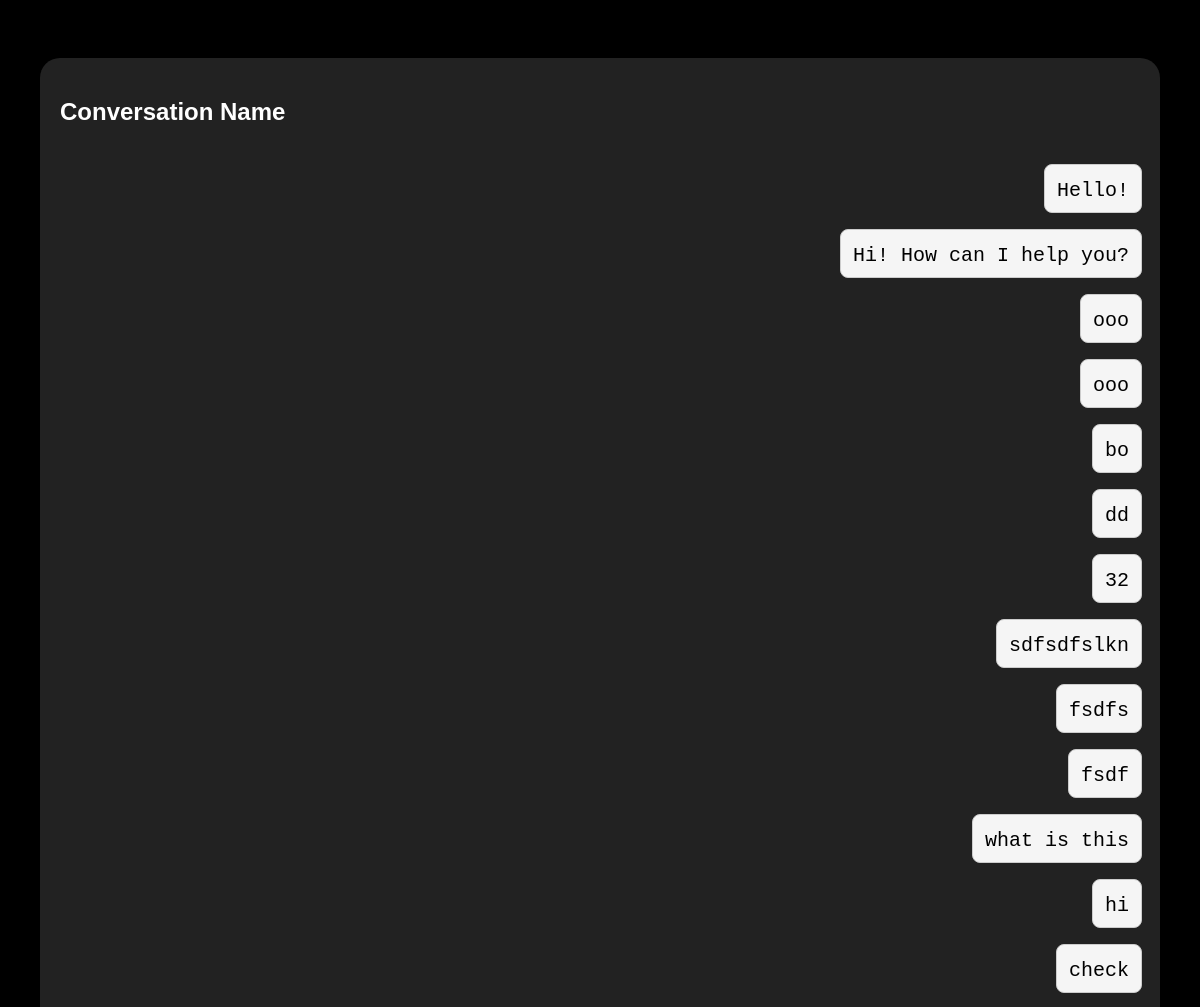
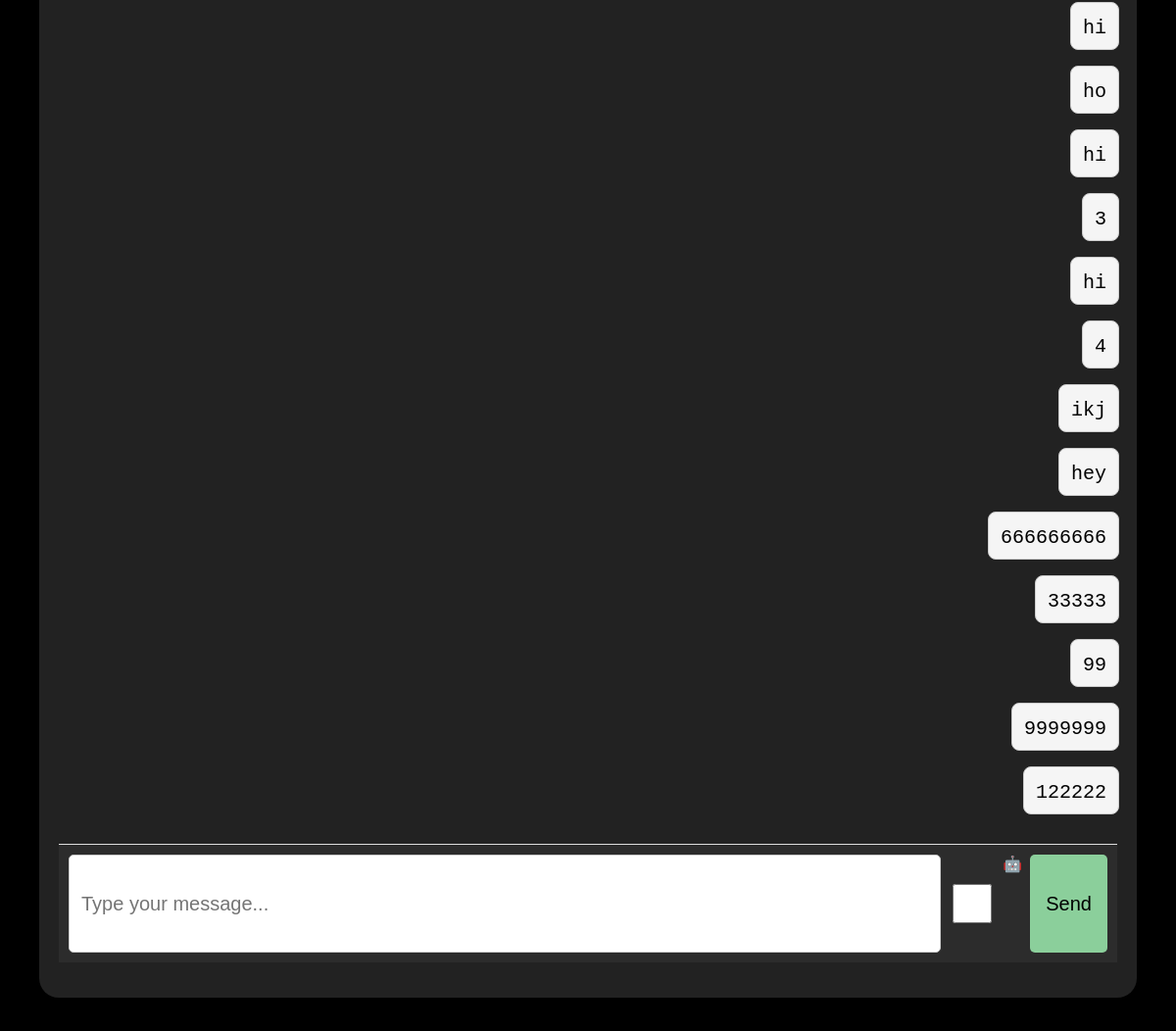
The page /chat/1/ (signed in) on the database as committed earlier (2 pictures, top to bottom).
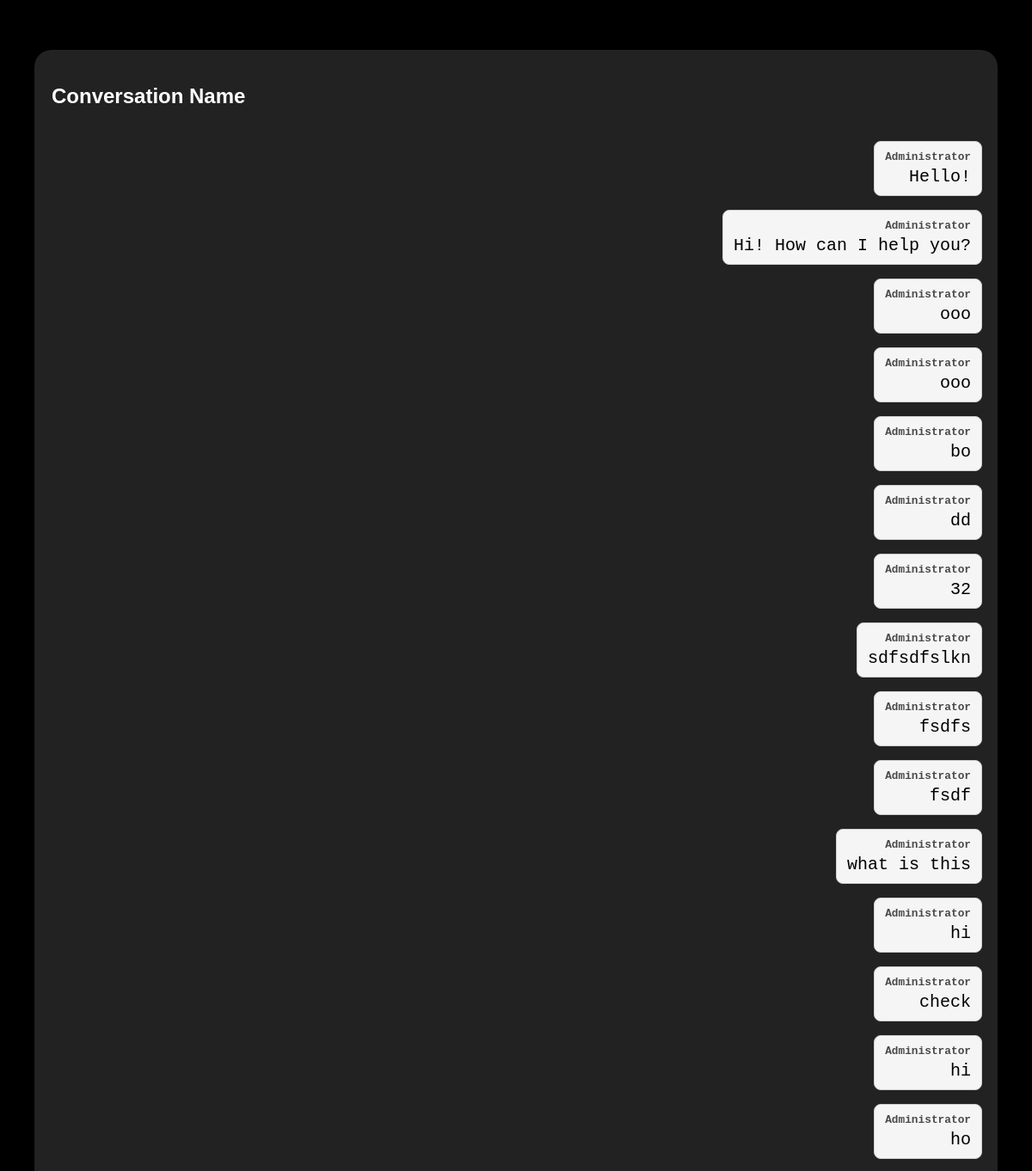
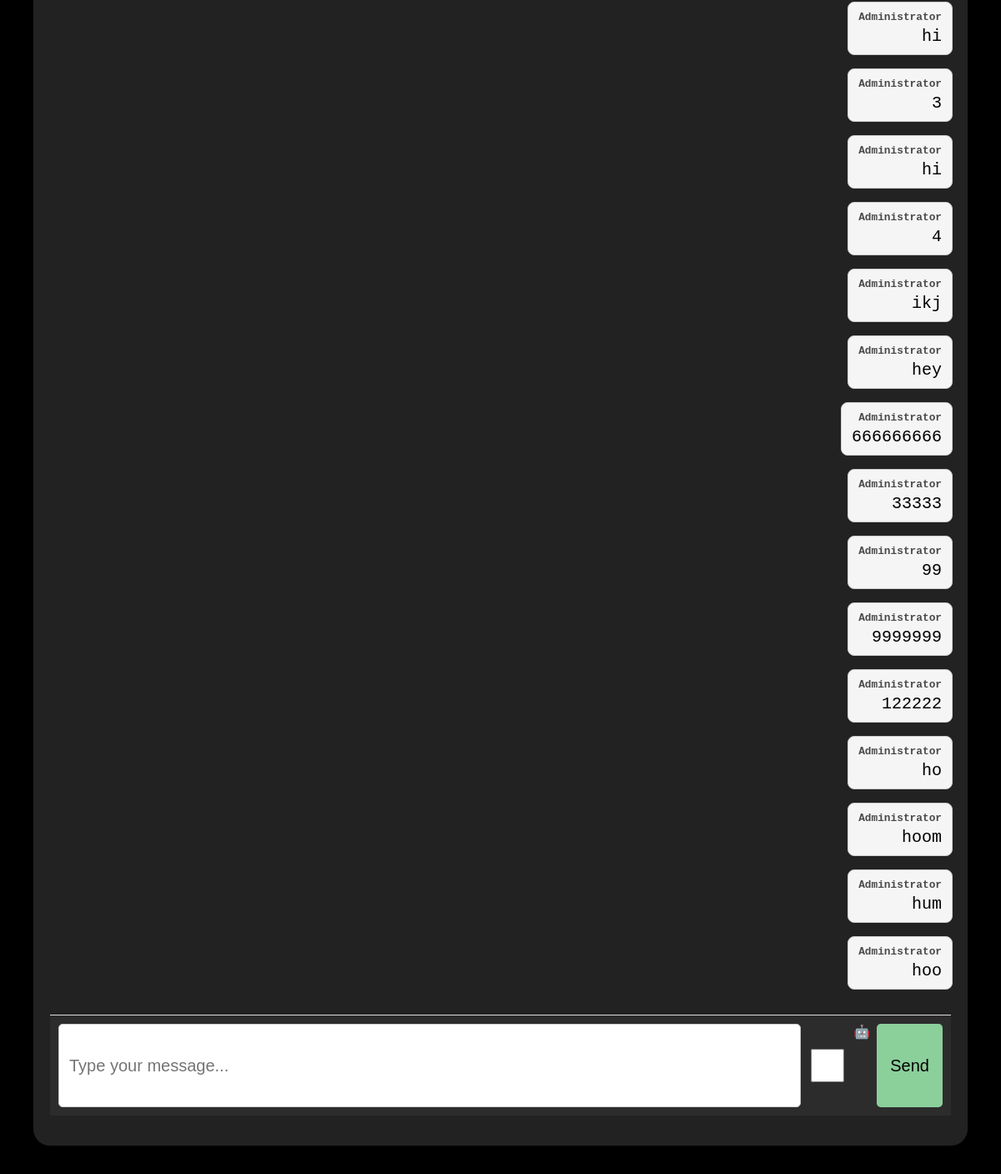
The same page on the database as committed later (2 pictures, top to bottom).
### chat/models.py (models this page shows, shortened)
class Message(models.Model):
    content = models.CharField(max_length=20000)
    is_agent = models.BooleanField(default=False , editable=False)
    created_at = models.DateTimeField(auto_now_add=True)
    conversation = models.ForeignKey(Conversation, on_delete=models.CASCADE,related_name='messages')

### core/models.py (models this page shows)
class User(AbstractUser):
    pass

### chat/views.py (the view)
# urls.py: path('chat/<int:pk>/', ChatView.as_view(), name='chat-detail'),
class ChatView(LoginRequiredMixin , UserPassesTestMixin , DetailView):
    model = Conversation
    template_name = 'chat.html'
    context_object_name = "conversation"
    def test_func(self):
        conversation = self.get_object()
        if self.request.user.is_staff:
            return True
        return conversation.user == self.request.user
    def get_context_data(self, **kwargs):
        context = super().get_context_data(**kwargs)
        context["messages"] = self.object.messages.all().order_by("created_at")
        return context

### templates/chat.html (shortened to what this page needs)
{% extends "base.html" %}
{% block content %}
<div class="conversation" id="conversation" hx-ext="ws" ws-connect="/ws/chat/{{ conversation.id }}/">
  <h2>Conversation Name</h2>
  <div id="messages"
       class="chat-container">
    {% for message in messages %}
      {% include "message.html" %}
    {% endfor %}
  </div>
  <form
    class="chat-input"
    hx-post="{% url 'chat-send' conversation.pk %}"
    hx-on="htmx:afterRequest: this.reset()"
  >
    <input
      type="text"
      name="content"
      required
      autocomplete="off"
      placeholder="Type your message..."
    />
     <input type="checkbox" name="is_agent" value="true" style="width: 40px;">🤖<br>
    <button type="submit">Send</button>
  </form>
</div>
{% endblock %}

### templates/message.html
<div id="message" class="message {% if message.is_agent %}agent{% else %}user{% endif %}">
  <strong>{% if message.is_agent %} Agent {% else %} {{user.first_name}} {% endif %}</strong>
  <span>{{ message.content }}</span>
</div>

Rows that differ between the two databases and show on the page:
now on this page (row edited): User: first_name "Administrator"
added Message: content "ho"
added Message: content "hoom"
added Message: content "hum"
added Message: content "hoo"
